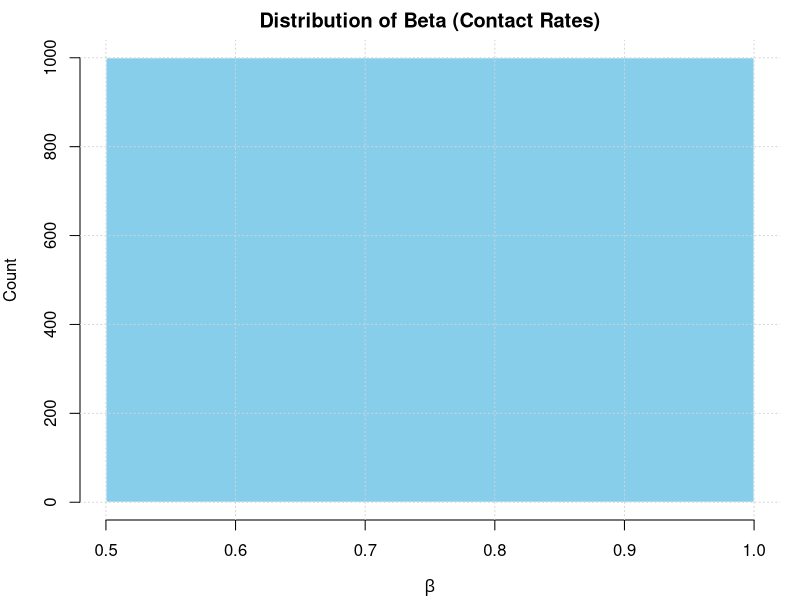
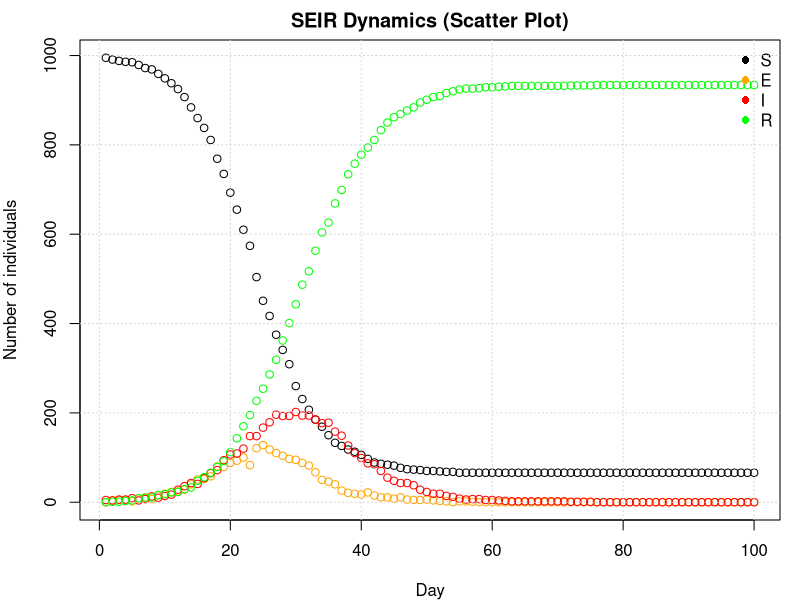
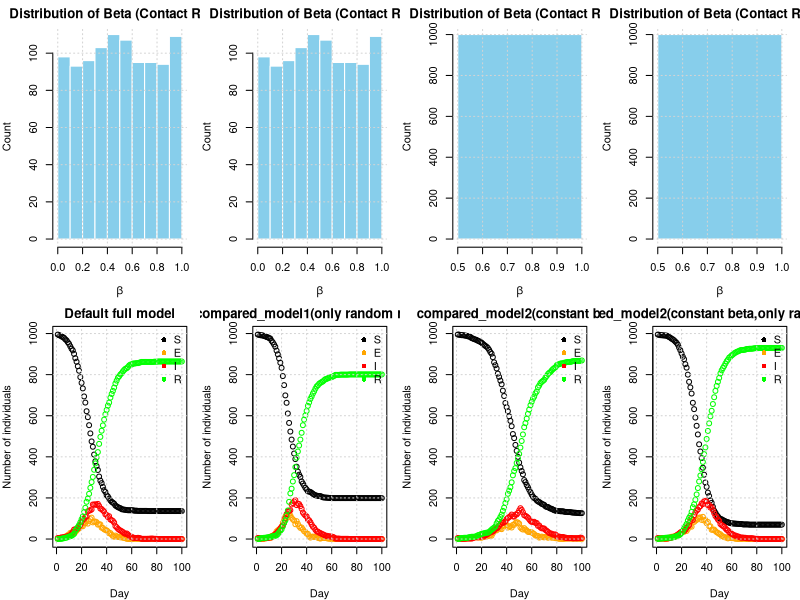

These charts were generated, in order, by the following R code:
###############################################################
# GROUP PROJECT - GROUP 23
# -------------------------------------------------------------
# Members:
#   Member 1: Didar Singh (s2903783)
#   Member 2: Liyan Yang(s2802664)
#
# Contribution:
#   • Didar Singh – 50% (Steps 1, 2, 3: Generating nSEIR function and contact network)
#   • Liyan Yang  – 50% (Steps 4, 5: Plot function and scenario visualizations)
#
# Description:
#   This project simulates the SEIR (Susceptible–Exposed–Infectious–Recovered)
#   epidemic model for a population using both structured and random contacts.
#   The `nseir()` function runs the simulation, while `plot_SEIR()` visualizes
#   the results along with a histogram of individual contact rates (β).
###############################################################



## step-1

#-----------------------


## n=total number of people 
n<-1000

##here we create a h vector of length and which contains the household ID for each person

## in single line by help of rep and sample

## maximum number of people in  household is five

## here we set.seed to generates a same number,Every time we run the code.

set.seed(9983)
hmax<-5
h<-rep(c(1:n),sample(1:hmax,n,replace=TRUE))[1:n]
length(h)

##---------------------------------------------------------------
## Function: get.net
##---------------------------------------------------------------
## Purpose:
##   Create a network of non-household contacts based on 
##   individuals’ activity levels (Beta) and household structure (h).
##
## Inputs:
##   Beta : vector of activity levels for each person
##   h    : vector indicating household membership
##   nc   : expected number of non-household contacts per person
##
## Output:
##   A list of length n, where each element contains the indices 
##   of that person’s non-household contacts.
##---------------------------------------------------------------

get.net<-function(beta,h,nc){
  ##Number of individuals in population
  n<-length(beta)
  
  # Create an empty list where each element will store contacts for one person
  mylist<-vector("list",n)
  
  # Initialize each list element as an empty integer vector
  for(i in 1:n) mylist[[i]]<-integer(0)
  
  # Mean activity level across the population (used in probability formula)
  B<-sum(beta)/n
  
  
  # Loop through all unique pairs (i, j) with i < j to avoid double checking
  for (i in 1:(n - 1)) {
    for (j in (i + 1):n) {
      
      # Only consider non-household contacts
      if (h[i] != h[j]) {
        
        # Compute probability of forming a link between i and j
        p <- (nc * beta[i] * beta[j]) / ((B^2) * (n - 1))
        
        # Ensure probability does not exceed 1
        p <- min(1, p)
        
        # Draw one random number to decide if link is formed
        if (runif(1, 0, 1) < p) {
          
          # Record the link in both individuals' contact lists (symmetric)
          mylist[[i]] <- c(mylist[[i]], j)
          mylist[[j]] <- c(mylist[[j]], i)
        }
      }
    }
  }
  
  # Return the full network as a list
  return(mylist)
}

##----------------------

## step-3 

##--------------------

## function for finding number of prople in S,E,I,R for each day

# nseir: Individual-based SEIR epidemic model with household, network, and random mixing
#
# Inputs:
#   beta   : numeric vector of length n, sociability/activity of each individual
#   h      : integer/vector of length n, household IDs
#   alink  : list of length n, each element contains regular contacts (vector of indices)
#   alpha  : vector of 3 infection probabilities c(alpha_h, alpha_c, alpha_r)
#            alpha_h: household, alpha_c: network, alpha_r: random mixing
#   delta  : I -> R daily probability
#   gamma  : E -> I daily probability
#   nc     : average community contacts
#   nt     : number of simulation days
#   pinf   : initial fraction infected (0-1)
#
# Output:
#   list with elements:
#     S, E, I, R : daily counts of susceptible, exposed, infectious, recovered
#     beta       : returned sociability vector for reference

nseir <- function(beta, h, alink, alpha=c(.1,.01,.01), delta=.2, gamma=.4, nc=15, nt=100, pinf=.005){
  
  n <- length(beta)  # population size
  stopifnot(length(h) == n, length(alink) == n)  # basic input checks
  alpha_h <- alpha[1]; alpha_c <- alpha[2]; alpha_r <- alpha[3]
  
  # State codes: 0 = Susceptible, 1 = Exposed, 2 = Infectious, 3 = Recovered
  
  x <- rep(0, n)   # initialize all individuals as Susceptible (0)
  
  # Seed initial infections randomly: at least 1 infected
  
  ni <- max(1, round(pinf * n))  # initial number of infected
  B <- mean(beta)                 # mean sociability for random mixing
  x[sample(1:n, ni)] <- 2         # randomly infect initial individuals
  
  # Storage vector for daily counts of S,E,I,R
  S <- E <- I <- R <- rep(0, nt)
  S[1] <- sum(x == 0); E[1] <- sum(x == 1)
  I[1] <- sum(x == 2); R[1] <- sum(x == 3)
  
  # Main simulation loop over days
  for(day in 2:nt){
    
    inf_idx <- which(x == 2)  # indices of infectious individuals
    n_inf <- length(inf_idx)
    
    # --- Progression transitions (state changes that do not depend on susceptibles) ---
    # I -> R : infectious individuals recover with probability 'delta' each day
    u <- runif(n)
    x[x==2 & u < delta] <- 3
    
    # E -> I : exposed individuals become infectious with probability 'gamma' each day
    u <- runif(n)
    x[x==1 & u < gamma] <- 2
    
    # Identify susceptibles for possible new infections this day
    S_idx <- which(x == 0)
    
    if(length(S_idx) > 0 && n_inf > 0){
      
      # Precompute coefficient used in the pairwise random-mixing infection probability.
      # This term scales probabilities so that average contact rate / force of infection is controlled
      # by alpha_r and nc, and normalizes by mean(beta)^2 and (n-1).
      coef_pair <- (alpha_r * nc) / (B^2 * (n - 1))
      
      # Loop over susceptibles
      for(i in S_idx){
        
        # --------------------
        # 1) Household infection
        # --------------------
        # Count number of infectious household members (same household id)
        IH <- sum(h[inf_idx] == h[i])
        # If there are IH infectious members, the probability of infection from household is:
        # probability of not infecting by any of one is (1 - alpha_h)^IH
        # so probability of infecting by atleat one of them is 
        # p_h = 1 - (1 - alpha_h)^IH   (assuming independent per-member transmission attempts)
        p_h <- if(IH > 0) 1 - (1 - alpha_h)^IH else 0
        
        # --------------------
        # 2) Regular network infection (alink)
        # --------------------
        # alink[[i]] lists the neighbors of i; IN = number of those neighbors who are infectious
        nb <- alink[[i]]
        IN <- if(length(nb) == 0) 0 else sum(nb %in% inf_idx)
        # Per-contact independent risk assumption as above
        p_c <- if(IN > 0) 1 - (1 - alpha_c)^IN else 0
        
        # --------------------
        # 3) Random mixing infection (mass-action / pairwise)
        # --------------------
        # For random mixing we compute an infection probability from each infectious j:
        #   p_ij = coef_pair * beta[i] * beta[j]
        # This models heterogeneity via individual betas (sociability).
        # Then the probability that i avoids infection from *all* infectives is prod(1 - p_ij),
        # so infection probability is 1 - product(...).
        p_ij <- coef_pair * beta[i] * beta[inf_idx]  # vector over infectious individuals
        # Clip to [0,1] for numerical safety before taking product
        p_ij[p_ij < 0] <- 0; p_ij[p_ij > 1] <- 1
        survive <- prod(1 - p_ij)  # prob of avoiding infection from every infectious individual
        p_r <- 1 - survive
        
        # --------------------
        # Combine independent sources of infection
        # --------------------
        # Assuming independence between household, network, and random-mixing infection attempts:
        #   probability of staying uninfected = (1-p_h)*(1-p_c)*(1-p_r)
        # so total infection probability from atleast one contact is  = 1 - product(...)
        p_total <- 1 - ((1 - p_h) * (1 - p_c) * (1 - p_r))
        p_total <- min(max(p_total, 0), 1)  # clip to [0,1] to avoid tiny numerical errors
        
        # Final Bernoulli trial: if infected, move susceptible -> exposed (0 -> 1)
        if(runif(1,0,1) < p_total) x[i] <- 1
      }
      
    } # end susceptibles loop
    
    # Store daily compartment counts for this day
    S[day] <- sum(x == 0); E[day] <- sum(x == 1)
    I[day] <- sum(x == 2); R[day] <- sum(x == 3)
  }
  
  # Return results and the input beta for reference
  list(S = S, E = E, I = I, R = R, beta = beta)
}


# plot_SEIR: Plot SEIR dynamics from nseir simulation
#
# Input:
#   sim  : list returned by nseir() containing S, E, I, R vectors
#   main : optional title for the plot
#
# Output:
#   Generates a line plot of S, E, I, R over time

# ==========================================================
# Function: plot_SEIR
# Purpose : Visualize SEIR results along with beta histogram
# ----------------------------------------------------------
# Inputs:
#   sim   : output list from nseir() containing S,E,I,R,beta
#   main1 : title for histogram plot
#   main2 : title for SEIR scatter plot
#
# Output:
#   Produces two plots:
#     (1) Histogram of beta (contact rate distribution)
#     (2) Scatter plot showing SEIR dynamics over time
# ==========================================================
plot_SEIR <- function(sim,
                      main1="Distribution of Beta (Contact Rates)",
                      main2="SEIR Dynamics (Scatter Plot)") {
  
  # ensure required components are present
  stopifnot(all(c("S","E","I","R") %in% names(sim)))
  
  nt <- length(sim$S)    # number of days
  time <- 1:nt           # x-axis time vector
  
  # ---- Step 1: Plot histogram of beta ----
  hist(sim$beta, col="skyblue", border="white",
       main=main1,
       xlab=expression(beta), ylab="Count")
  grid()
  
  # ---- Step 2: Create SEIR scatter plot ----
  plot(time, sim$S, type="n",
       ylim=c(0, max(sim$S, sim$E, sim$I, sim$R)),
       xlab="Day", ylab="Number of individuals",
       main=main2)
  
  # add scatter points for each compartment
  points(time, sim$S, col="black")   # Susceptible
  points(time, sim$E, col="orange")  # Exposed
  points(time, sim$I, col="red")     # Infectious
  points(time, sim$R, col="green")   # Recovered
  
  # add legend for color coding
  legend("topright", legend=c("S","E","I","R"),
         col=c("black","orange","red","green"),
         pch=16, bty="n")
  
  # add grid lines for better readability
  grid()
}


# ==========================================================
# Example: Simulate and plot one SEIR scenario
# ----------------------------------------------------------
# This example demonstrates how to:
#   1) Define population and contact structure
#   2) Run nseir() to simulate epidemic spread
#   3) Plot results using plot_SEIR()
# ==========================================================

par(mfcol=c(1,1), mar=c(4,4,2,1))  # set single plot layout

# ---- Step 1: Define model inputs ----
set.seed(9983)     # reproducibility
n <- 1000          # total population
beta <- runif(n, 0, 1)  # individual contact rates
hmax <- 5          # maximum household size

# assign household IDs
h <- rep(c(1:n), sample(1:hmax, n, replace=TRUE))[1:n]

# construct social contact network
alink <- get.net(beta, h, nc=30)

# ---- Step 2: Create constant-beta comparison scenario ----
constant_beta <- rep(mean(beta), length(beta))

# ---- Step 3: Run SEIR simulation ----
epi_4 <- nseir(constant_beta, h, alink, alpha=c(0.1,0.01,0.01))

# ---- Step 4: Plot SEIR results ----
plot_SEIR(epi_4)

# Output interpretation:
#   - Top: Histogram showing contact rate distribution (beta)
#   - Bottom: Scatter plot of susceptible, exposed, infectious, recovered counts over time
#   The plot allows visual comparison of how the population tra



# Example: simulate one scenario with nseir
set.seed(9983)
n <- 1000
beta <- runif(n, 0, 1)
hmax <- 5
h<-rep(c(1:n),sample(1:hmax,n,replace=TRUE))[1:n]
alink <- get.net(beta, h, nc=15)

# Set plot window: 2 rows, 4 columns, with margins
par(mfcol=c(2,4), mar=c(4,4,2,1))

# -------------------------------
# Scenario 0: Full model (default)
# -------------------------------
epi_0 <- nseir(beta, h, alink)

plot_SEIR(epi_0,main2="Default full model")
# ------------------------------------------------
# Scenario 1: Remove household/network, random mixing
# alpha_h = alpha_c = 0, alpha_r = 0.04
# ------------------------------------------------

epi_1 <- nseir(beta, h, alink, alpha=c(0,0,0.04))

plot_SEIR(epi_1,main2="compared_model1(only random mixing)")

# ------------------------------------------------
# Scenario 2: Constant beta, full model
# ------------------------------------------------
constant_beta <- rep(mean(beta), length(beta))
epi_2 <- nseir(beta=constant_beta, h, alink)

plot_SEIR(epi_2,main2="compared_model2(constant beta)")

# ------------------------------------------------
# Scenario 3: Constant beta, random mixing
# alpha_h = alpha_c = 0, alpha_r = 0.04
# ------------------------------------------------
epi_3 <- nseir(beta=constant_beta, h, alink, alpha=c(0,0,0.04))

plot_SEIR(epi_3,main2="compared_model2(constant beta,only random mixing)")






